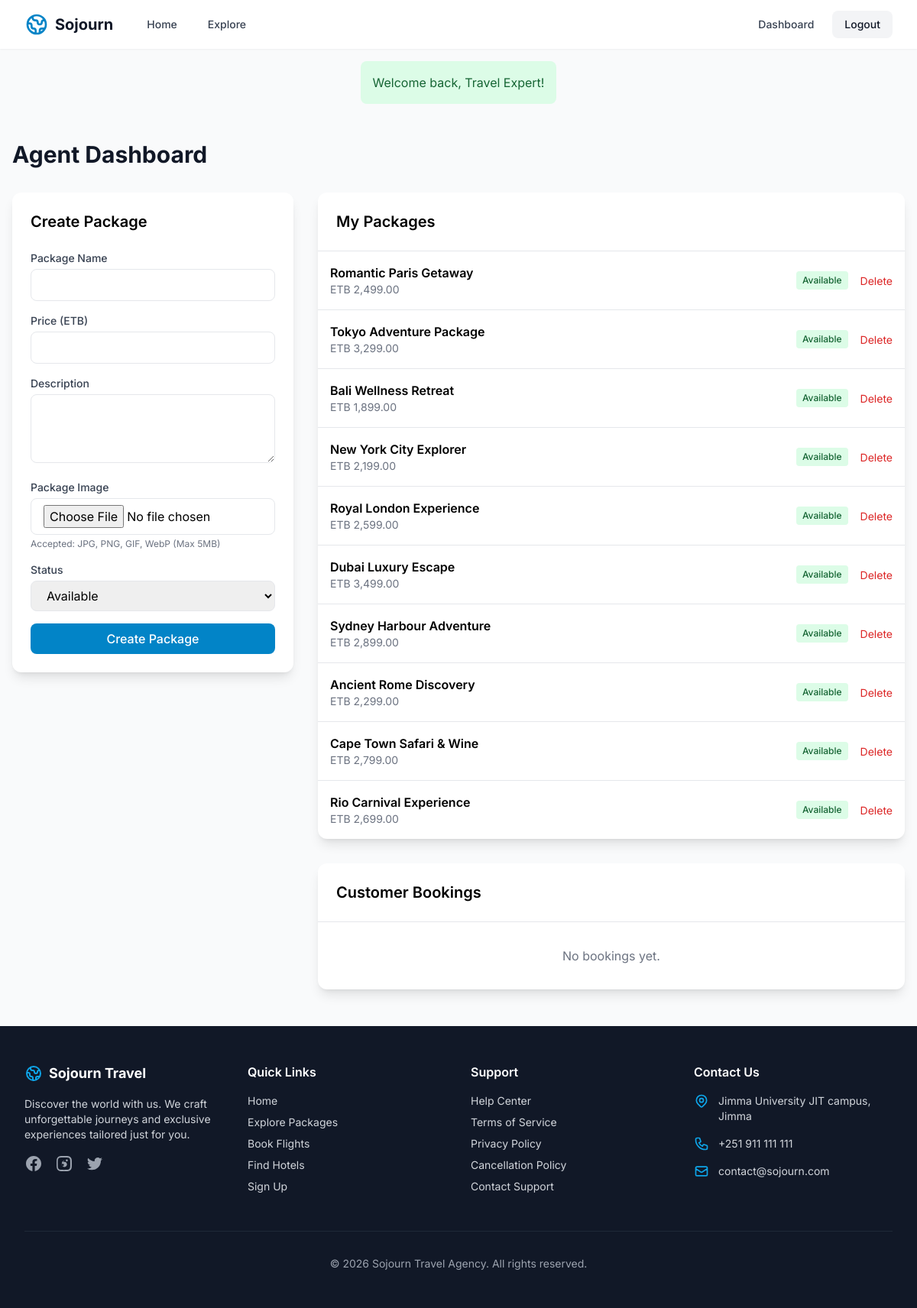
/agent/dashboard.php (signed in), run on the app's committed database.
### tables this page shows
CREATE TABLE IF NOT EXISTS packages (
    id INT PRIMARY KEY AUTO_INCREMENT,
    agent_id INT NOT NULL,
    destination_id INT,
    name VARCHAR(100) NOT NULL,
    description TEXT,
    price DECIMAL(10, 2) NOT NULL,
    status ENUM('available', 'soldout', 'inactive') DEFAULT 'available',
    image_url VARCHAR(500),
    created_at DATETIME DEFAULT CURRENT_TIMESTAMP,
    FOREIGN KEY (agent_id) REFERENCES users(id) ON DELETE CASCADE,
    FOREIGN KEY (destination_id) REFERENCES destinations(id) ON DELETE SET NULL
);

### includes/functions.php (called while the page is built, shortened)
<?php
function e($string) {
    return htmlspecialchars($string, ENT_QUOTES, 'UTF-8');
}

### agent/dashboard.php (the view, shortened to what this page needs)
<?php
require_once '../includes/functions.php';
$db = db();
$agentId = $_SESSION['user_id'];
$stmt = $db->prepare("SELECT * FROM packages WHERE agent_id = ? ORDER BY created_at DESC");
$stmt->execute([$agentId]);
$packages = $stmt->fetchAll();
$stmt = $db->prepare("
    SELECT b.*, p.name as package_name, u.email as customer_email
    FROM bookings b
    JOIN packages p ON b.package_id = p.id
    JOIN users u ON b.customer_id = u.id
    WHERE p.agent_id = ?
    ORDER BY b.created_at DESC
");
$stmt->execute([$agentId]);
$bookings = $stmt->fetchAll();
require_once '../includes/header.php';
?>
<div class="max-w-7xl mx-auto px-4 py-12">
    <h1 class="text-3xl font-bold text-gray-900 mb-8">Agent Dashboard</h1>
    <div class="grid lg:grid-cols-3 gap-8">
        <div>
            <div class="bg-white rounded-xl shadow-lg p-6">
                <h2 class="text-xl font-semibold mb-6">Create Package</h2>
                <form method="POST" enctype="multipart/form-data" class="space-y-4">
                    <div>
                        <label class="block text-sm font-medium text-gray-700 mb-1">Package Name</label>
                        <input type="text" name="name" required
                            class="w-full px-4 py-2 border rounded-lg focus:ring-2 focus:ring-brand-500">
                    </div>
                    <div>
                        <label class="block text-sm font-medium text-gray-700 mb-1">Price (ETB)</label>
                        <input type="number" name="price" step="0.01" min="0" required
                            class="w-full px-4 py-2 border rounded-lg focus:ring-2 focus:ring-brand-500">
                    </div>
                    <div>
                        <label class="block text-sm font-medium text-gray-700 mb-1">Description</label>
                        <textarea name="description" rows="3"
                            class="w-full px-4 py-2 border rounded-lg focus:ring-2 focus:ring-brand-500"></textarea>
                    </div>
                    <div>
                        <label class="block text-sm font-medium text-gray-700 mb-1">Package Image</label>
                        <input type="file" name="package_image" accept="image/*"
                            class="w-full px-4 py-2 border rounded-lg focus:ring-2 focus:ring-brand-500">
                        <p class="text-xs text-gray-500 mt-1">Accepted: JPG, PNG, GIF, WebP (Max 5MB)</p>
                    </div>
                    <div>
                        <label class="block text-sm font-medium text-gray-700 mb-1">Status</label>
                        <select name="status" class="w-full px-4 py-2 border rounded-lg focus:ring-2 focus:ring-brand-500">
                            <option value="available">Available</option>
                        </select>
                    </div>
                    <button type="submit" class="w-full bg-brand-600 hover:bg-brand-700 text-white py-2 rounded-lg font-medium">
                        Create Package
                    </button>
                </form>
            </div>
        </div>
        <div class="lg:col-span-2 space-y-8">
            <div class="bg-white rounded-xl shadow-lg overflow-hidden">
                <div class="p-6 border-b">
                    <h2 class="text-xl font-semibold">My Packages</h2>
                </div>
                <?php if (empty($packages)): ?>
                    <div class="p-8 text-center text-gray-500">No packages created yet.</div>
                <?php else: ?>
                    <div class="divide-y">
                        <?php foreach ($packages as $pkg): ?>
                            <div class="p-4 flex justify-between items-center">
                                <div>
                                    <h3 class="font-semibold"><?= e($pkg['name']) ?></h3>
                                    <p class="text-sm text-gray-500">ETB <?= number_format($pkg['price'], 2) ?></p>
                                </div>
                                <div class="flex items-center gap-4">
                                    <span class="px-2 py-1 rounded text-xs font-medium
                                        <?= $pkg['status'] === 'available' ? 'bg-green-100 text-green-800' : 'bg-gray-100 text-gray-800' ?>">
                                        <?= ucfirst($pkg['status']) ?>
                                    </span>
                                    <form method="POST" class="inline">
                                        <button type="submit" onclick="return confirm('Delete this package?')"
                                            class="text-red-600 hover:text-red-800 text-sm">Delete</button>
                                    </form>
                                </div>
                            </div>
                        <?php endforeach; ?>
                    </div>
                <?php endif; ?>
            </div>
            <div class="bg-white rounded-xl shadow-lg overflow-hidden">
                <div class="p-6 border-b">
                    <h2 class="text-xl font-semibold">Customer Bookings</h2>
                </div>
                <?php if (empty($bookings)): ?>
                    <div class="p-8 text-center text-gray-500">No bookings yet.</div>
                <?php endif; ?>
            </div>
        </div>
    </div>
</div>
<?php require_once '../includes/footer.php'; ?>

### includes/header.php (style rules this page uses)
body { font-family: 'Inter', sans-serif; }

### data on the page
packages: name "Romantic Paris Getaway", price "2,499.00", status "Available"
packages: name "Tokyo Adventure Package", price "3,299.00", status "Available"
packages: name "Bali Wellness Retreat", price "1,899.00", status "Available"
packages: name "New York City Explorer", price "2,199.00", status "Available"
packages: name "Royal London Experience", price "2,599.00", status "Available"
packages: name "Dubai Luxury Escape", price "3,499.00", status "Available"
packages: name "Sydney Harbour Adventure", price "2,899.00", status "Available"
packages: name "Ancient Rome Discovery", price "2,299.00", status "Available"
packages: name "Cape Town Safari & Wine", price "2,799.00", status "Available"
packages: name "Rio Carnival Experience", price "2,699.00", status "Available"

### other printed values
$flash['message'] "Welcome back, Travel Expert!"
